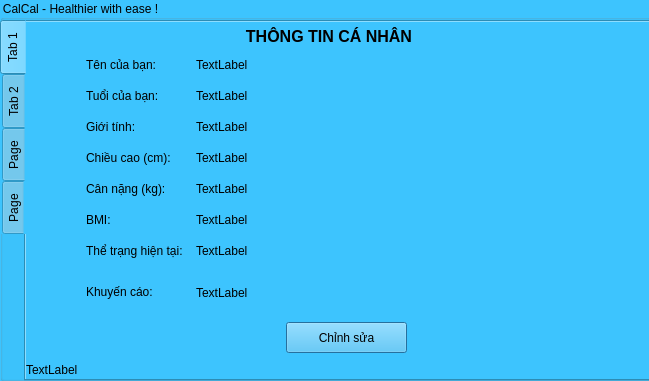
<?xml version="1.0" encoding="UTF-8"?>
<ui version="4.0">
 <class>PersonalInfo</class>
 <widget class="QDialog" name="PersonalInfo">
  <property name="geometry">
   <rect>
    <x>0</x>
    <y>0</y>
    <width>649</width>
    <height>381</height>
   </rect>
  </property>
  <property name="windowTitle">
   <string>Dialog</string>
  </property>
  <widget class="QGroupBox" name="groupBox">
   <property name="geometry">
    <rect>
     <x>0</x>
     <y>0</y>
     <width>651</width>
     <height>381</height>
    </rect>
   </property>
   <property name="styleSheet">
    <string notr="true">background-color: rgb(61, 196, 254);
color: rgb(0, 0, 0);</string>
   </property>
   <property name="title">
    <string>CalCal - Healthier with ease !</string>
   </property>
   <widget class="QTabWidget" name="tabWidget">
    <property name="geometry">
     <rect>
      <x>0</x>
      <y>20</y>
      <width>651</width>
      <height>361</height>
     </rect>
    </property>
    <property name="whatsThis">
     <string>&lt;html&gt;&lt;head/&gt;&lt;body&gt;&lt;p&gt;&lt;br/&gt;&lt;/p&gt;&lt;/body&gt;&lt;/html&gt;</string>
    </property>
    <property name="tabPosition">
     <enum>QTabWidget::West</enum>
    </property>
    <property name="currentIndex">
     <number>0</number>
    </property>
    <widget class="QWidget" name="ersonal">
     <attribute name="title">
      <string>Tab 1</string>
     </attribute>
     <widget class="QPushButton" name="editButton">
      <property name="geometry">
       <rect>
        <x>260</x>
        <y>300</y>
        <width>121</width>
        <height>31</height>
       </rect>
      </property>
      <property name="text">
       <string>Chỉnh sửa</string>
      </property>
     </widget>
     <widget class="QLabel" name="label">
      <property name="geometry">
       <rect>
        <x>180</x>
        <y>0</y>
        <width>246</width>
        <height>30</height>
       </rect>
      </property>
      <property name="text">
       <string>&lt;html&gt;&lt;head/&gt;&lt;body&gt;&lt;p align=&quot;center&quot;&gt;&lt;span style=&quot; font-size:12pt; font-weight:700;&quot;&gt;THÔNG TIN CÁ NHÂN&lt;/span&gt;&lt;/p&gt;&lt;/body&gt;&lt;/html&gt;</string>
      </property>
     </widget>
     <widget class="QWidget" name="verticalLayoutWidget">
      <property name="geometry">
       <rect>
        <x>60</x>
        <y>30</y>
        <width>111</width>
        <height>211</height>
       </rect>
      </property>
      <layout class="QVBoxLayout" name="verticalLayout">
       <item>
        <widget class="QLabel" name="label_2">
         <property name="text">
          <string>Tên của bạn:</string>
         </property>
        </widget>
       </item>
       <item>
        <widget class="QLabel" name="label_3">
         <property name="text">
          <string>Tuổi của bạn:</string>
         </property>
        </widget>
       </item>
       <item>
        <widget class="QLabel" name="label_9">
         <property name="text">
          <string>Giới tính:</string>
         </property>
        </widget>
       </item>
       <item>
        <widget class="QLabel" name="label_4">
         <property name="text">
          <string>Chiều cao (cm):</string>
         </property>
        </widget>
       </item>
       <item>
        <widget class="QLabel" name="label_5">
         <property name="text">
          <string>Cân nặng (kg):</string>
         </property>
        </widget>
       </item>
       <item>
        <widget class="QLabel" name="label_6">
         <property name="text">
          <string>BMI:</string>
         </property>
        </widget>
       </item>
       <item>
        <widget class="QLabel" name="label_7">
         <property name="text">
          <string>Thể trạng hiện tại:</string>
         </property>
        </widget>
       </item>
      </layout>
     </widget>
     <widget class="QLabel" name="label_8">
      <property name="geometry">
       <rect>
        <x>60</x>
        <y>260</y>
        <width>111</width>
        <height>20</height>
       </rect>
      </property>
      <property name="text">
       <string>Khuyến cáo:</string>
      </property>
     </widget>
     <widget class="QWidget" name="verticalLayoutWidget_2">
      <property name="geometry">
       <rect>
        <x>170</x>
        <y>30</y>
        <width>431</width>
        <height>211</height>
       </rect>
      </property>
      <layout class="QVBoxLayout" name="verticalLayout_2">
       <item>
        <widget class="QLabel" name="nameLabel">
         <property name="text">
          <string>TextLabel</string>
         </property>
        </widget>
       </item>
       <item>
        <widget class="QLabel" name="ageLabel">
         <property name="text">
          <string>TextLabel</string>
         </property>
        </widget>
       </item>
       <item>
        <widget class="QLabel" name="genderLabel">
         <property name="text">
          <string>TextLabel</string>
         </property>
        </widget>
       </item>
       <item>
        <widget class="QLabel" name="heightLabel">
         <property name="text">
          <string>TextLabel</string>
         </property>
        </widget>
       </item>
       <item>
        <widget class="QLabel" name="weightLabel">
         <property name="text">
          <string>TextLabel</string>
         </property>
        </widget>
       </item>
       <item>
        <widget class="QLabel" name="bmiLabel">
         <property name="text">
          <string>TextLabel</string>
         </property>
        </widget>
       </item>
       <item>
        <widget class="QLabel" name="bodyLabel">
         <property name="text">
          <string>TextLabel</string>
         </property>
        </widget>
       </item>
      </layout>
     </widget>
     <widget class="QLabel" name="recommendationLabel">
      <property name="geometry">
       <rect>
        <x>170</x>
        <y>245</y>
        <width>431</width>
        <height>51</height>
       </rect>
      </property>
      <property name="text">
       <string>TextLabel</string>
      </property>
      <property name="wordWrap">
       <bool>true</bool>
      </property>
     </widget>
     <widget class="QLabel" name="dbstatus">
      <property name="geometry">
       <rect>
        <x>0</x>
        <y>340</y>
        <width>321</width>
        <height>16</height>
       </rect>
      </property>
      <property name="text">
       <string>TextLabel</string>
      </property>
     </widget>
    </widget>
    <widget class="QWidget" name="Food">
     <attribute name="title">
      <string>Tab 2</string>
     </attribute>
    </widget>
    <widget class="QWidget" name="Exercises">
     <attribute name="title">
      <string>Page</string>
     </attribute>
    </widget>
    <widget class="QWidget" name="Report">
     <attribute name="title">
      <string>Page</string>
     </attribute>
    </widget>
   </widget>
  </widget>
 </widget>
 <resources/>
 <connections/>
</ui>
